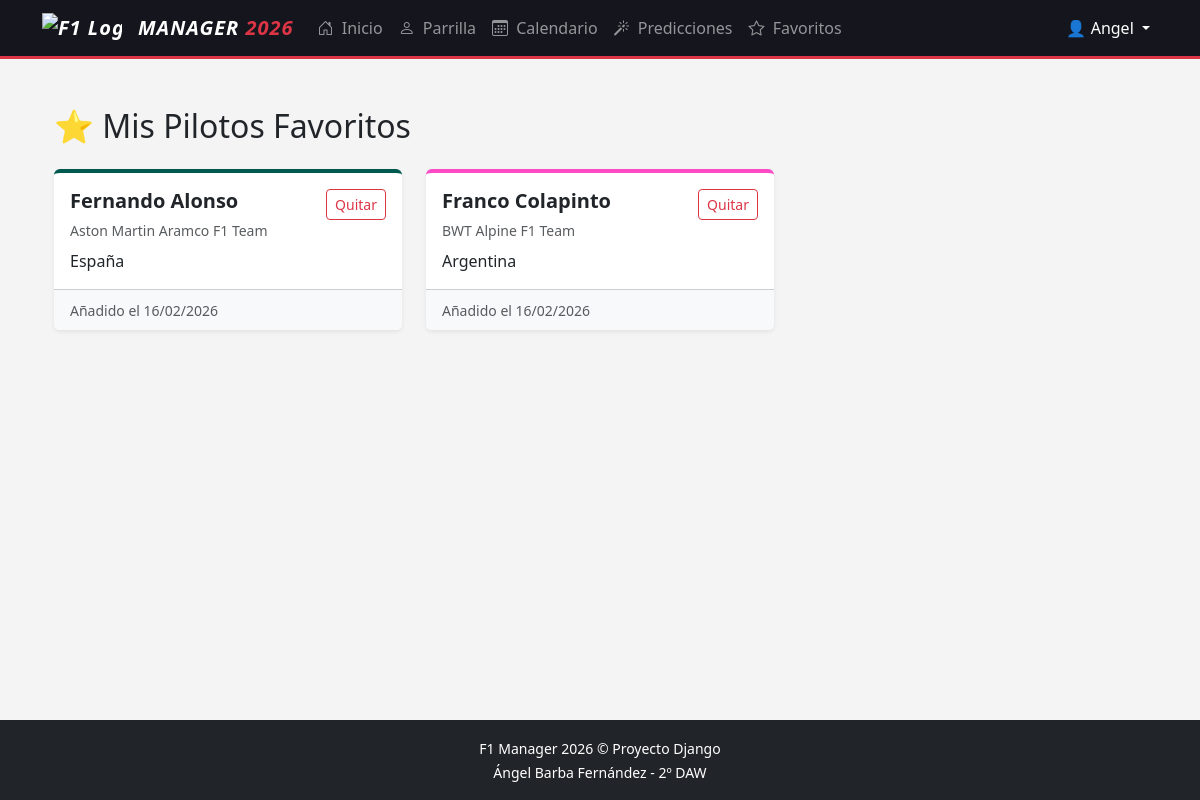
Page /mis-favoritos/ (signed in) on the committed database.
### core/models.py (models this page shows, shortened)
class Favorito(models.Model):
    user = models.ForeignKey(User, on_delete=models.CASCADE)
    piloto = models.ForeignKey(Piloto, on_delete=models.CASCADE)
    fecha = models.DateTimeField(auto_now_add=True)
    class Meta:
        unique_together = ('user', 'piloto')

class Piloto(models.Model):
    nombre = models.CharField(max_length=100)
    numero = models.IntegerField()
    codigo_pais = models.CharField(max_length=2, default="xx", help_text="Código ISO de 2 letras (es, gb, fr...)")
    escuderia = models.ForeignKey(Escuderia, on_delete=models.PROTECT)
    pais = models.CharField(max_length=50)
    class Meta:
        unique_together = ('nombre', 'numero')

class Escuderia(models.Model):
    nombre = models.CharField(max_length=100, unique=True)  # Unicidad: no puede haber dos escuderías con el mismo nombre
    pais = models.CharField(max_length=50)
    color = models.CharField(max_length=7, default="#333333", help_text="Ej: #FF0000")

### core/views.py (the view)
# urls.py: path('mis-favoritos/', views.mis_favoritos, name='mis_favoritos'),
@login_required
def mis_favoritos(request):
    favoritos = Favorito.objects.filter(user=request.user).select_related('piloto', 'piloto__escuderia')
    return render(request, 'core/mis_favoritos.html', {'favoritos': favoritos})

### core/templates/core/mis_favoritos.html
{% extends 'core/base.html' %}
{% block content %}
<div class="container py-4">
    <h2 class="mb-4">⭐ Mis Pilotos Favoritos</h2>
    <div class="row">
        {% for fav in favoritos %}
        <div class="col-md-4 mb-4">
            <div class="card shadow-sm border-0 border-top border-4" style="border-color: {{ fav.piloto.escuderia.color }} !important;">
                <div class="card-body">
                    <div class="d-flex justify-content-between">
                        <h5 class="fw-bold mb-0">{{ fav.piloto.nombre }}</h5>
                        <a href="{% url 'toggle_favorito' fav.piloto.id %}" class="btn btn-sm btn-outline-danger">Quitar</a>
                    </div>
                    <p class="text-muted small mb-2">{{ fav.piloto.escuderia.nombre }}</p>
                    <span class="fi fi-{{ fav.piloto.codigo_pais }}"></span> {{ fav.piloto.pais }}
                </div>
                <div class="card-footer bg-light">
                    <small class="text-muted">Añadido el {{ fav.fecha|date:"d/m/Y" }}</small>
                </div>
            </div>
        </div>
        {% empty %}
        <div class="col-12 text-center py-5">
            <p class="lead text-muted">Aún no tienes pilotos favoritos. Ve a la parrilla y pulsa el corazónm para añadir alguno.</p>
            <a href="{% url 'parrilla' %}" class="btn btn-danger">Ir a la Parrilla</a>
        </div>
        {% endfor %}
    </div>
</div>
{% endblock %}

### core/templates/core/base.html (shortened to what this page needs)
<!DOCTYPE html>
<html lang="es">
<head>
    <link href="https://cdn.jsdelivr.net/npm/bootstrap@5.3.0/dist/css/bootstrap.min.css" rel="stylesheet">
    <link rel="stylesheet" href="https://cdn.jsdelivr.net/npm/bootstrap-icons@1.11.0/font/bootstrap-icons.css">
    <link rel="stylesheet" href="https://cdn.jsdelivr.net/gh/lipis/flag-icons@6.6.6/css/flag-icons.min.css"/>
</head>
<body>
    <nav class="navbar navbar-expand-lg navbar-dark border-bottom border-danger border-3 sticky-top">
        <div class="container">
            <a class="navbar-brand text-white d-flex align-items-center" href="{% url 'home' %}">
                <img src="https://www.formula1.com/etc/designs/fom-website/images/f1_logo_white.png" alt="F1 Logo" width="80" height="auto" class="me-3">
                <span style="font-style: italic; letter-spacing: 1px;">
                    MANAGER <span class="text-danger">2026</span>
                </span>
            </a>
            <div class="collapse navbar-collapse" id="navbarNav">
                <ul class="navbar-nav me-auto">
                    <li class="nav-item">
                        <a class="nav-link" href="{% url 'home' %}">
                            <i class="bi bi-house-door me-1"></i> Inicio
                        </a>
                    </li>
                    <li class="nav-item">
                        <a class="nav-link" href="{% url 'parrilla' %}">
                            <i class="bi bi-person me-1"></i> Parrilla
                        </a>
                    </li>
                    <li class="nav-item">
                        <a class="nav-link" href="{% url 'calendario' %}">
                            <i class="bi bi-calendar3 me-1"></i> Calendario
                        </a>
                    </li>
                    <li class="nav-item">
                        <a class="nav-link" href="{% url 'lista_predicciones' %}">
                            <i class="bi bi-magic me-1"></i> Predicciones
                        </a>
                    </li>
                    <li class="nav-item">
                        <a class="nav-link" href="{% url 'mis_favoritos' %}">
                            <i class="bi bi-star me-1"></i> Favoritos
                        </a>
                    </li>
                </ul>
                <ul class="navbar-nav">
                    {% if user.is_authenticated %}
                    <li class="nav-item dropdown">
                        <a class="nav-link dropdown-toggle active" href="#" role="button" data-bs-toggle="dropdown">
                            👤 {{ user.username|title }}
                        </a>
                    </li>
                    {% else %}
                    <li class="nav-item">
                        <a class="nav-link" href="{% url 'login' %}">Iniciar Sesión</a>
                    </li>
                    {% endif %}
                </ul>
            </div>
        </div>
    </nav>
    <div class="container mt-4 mb-5">
        {% block content %}
        {% endblock %}
    </div>
    <footer class="bg-dark text-white text-center py-3 mt-auto">
        <div class="container">
            <small>F1 Manager 2026 &copy; Proyecto Django<br>Ángel Barba Fernández - 2º DAW</small>
        </div>
    </footer>
</body>
</html>

### core/templates/core/base.html (style rules this page uses)
body { background-color: #f4f4f4; min-height: 100vh; display: flex; flex-direction: column; }
.navbar { background-color: #15151e !important; }
.navbar-brand { font-weight: 800; font-style: italic; letter-spacing: 1px; }
footer { margin-top: auto; }

### rows in the picture
Favorito: piloto.nombre "Fernando Alonso", piloto.escuderia.nombre "Aston Martin Aramco F1 Team", piloto.pais "España", fecha "16/02/2026"
Favorito: piloto.nombre "Franco Colapinto", piloto.escuderia.nombre "BWT Alpine F1 Team", piloto.pais "Argentina", fecha "16/02/2026"

### other values in the picture
{{ user.username|title }} "Angel"
